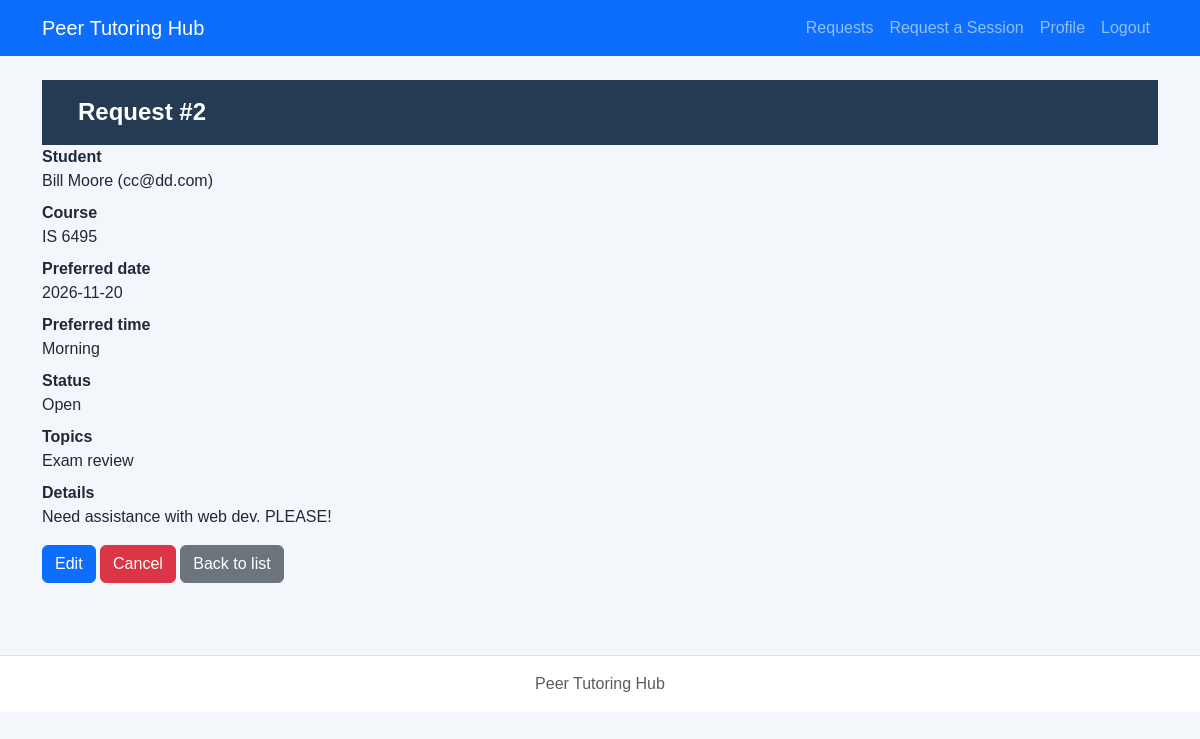
Page /lab7/php/request-details.php?request_id=2 (signed in) on the committed database.
### tables this page shows
CREATE TABLE users (
    user_id INTEGER PRIMARY KEY,
    full_name TEXT NOT NULL,
    email TEXT UNIQUE NOT NULL,
    password_hash TEXT NOT NULL,
    role TEXT NOT NULL CHECK(role IN ('Student', 'Tutor', 'Administrator')),
    status TEXT NOT NULL DEFAULT 'Active' CHECK(status IN ('Active', 'Inactive')),
    created_at TEXT NOT NULL DEFAULT CURRENT_TIMESTAMP
);

CREATE TABLE tutoring_requests (
    request_id INTEGER PRIMARY KEY,
    student_id INTEGER NOT NULL,
    course TEXT NOT NULL,
    topic TEXT NOT NULL,
    preferred_date TEXT NOT NULL,
    preferred_time TEXT NOT NULL,
    status TEXT NOT NULL DEFAULT 'Open' CHECK(status IN ('Open','Cancelled','Assigned','Completed')),
    created_at TEXT NOT NULL DEFAULT CURRENT_TIMESTAMP,
    FOREIGN KEY(student_id) REFERENCES students(student_id)
);

CREATE TABLE students (
    student_id INTEGER PRIMARY KEY,
    student_name TEXT NOT NULL,
    student_email TEXT NOT NULL UNIQUE,
    user_id INTEGER,
    FOREIGN KEY(user_id) REFERENCES users(user_id)
);

### lab7/includes/auth.php (called while the page is built, shortened)
<?php
function currentUserId(): ?int {
    return isset($_SESSION['user_id']) ? (int)$_SESSION['user_id'] : null;
}
function currentUser(PDO $pdo): ?array {
    $id = currentUserId();
    $stmt = $pdo->prepare('SELECT user_id, full_name, email, role, status FROM users WHERE user_id = ?');
    $stmt->execute([$id]);
    $user = $stmt->fetch();
    return $user;
}
function requireLogin(PDO $pdo): array {
    $user = currentUser($pdo);
    return $user;
}
if (!function_exists('escapeHtml')) {
    function escapeHtml(string $s): string {
        return htmlspecialchars($s, ENT_QUOTES | ENT_SUBSTITUTE, 'UTF-8');
    }
}

### lab7/repositories/requestPDO.php (called while the page is built, shortened)
<?php
function findRequest($pdo, $id, $ownerUserId = null) {
    $sql = 'SELECT r.*,s.student_name,s.student_email,s.user_id FROM tutoring_requests r JOIN students s ON r.student_id=s.student_id WHERE r.request_id=?';
    $args = [$id];
    if ($ownerUserId !== null) {
        $sql .= ' AND s.user_id = ?';
        $args[] = $ownerUserId;
    }
    $stmt=$pdo->prepare($sql);
    $stmt->execute($args);
    return $stmt->fetch();
}

### lab7/services/requestService.php (called while the page is built, shortened)
<?php
require_once dirname(__DIR__).'/repositories/requestPDO.php';
function decodeTopic($topic) {
    $v=json_decode($topic,true);
    return is_array($v)&&isset($v['reason'])&&is_array($v['topics']??null) ? $v : ['reason'=>$topic,'topics'=>[]];
}

### lab7/php/request-details.php (the view, shortened to what this page needs)
<?php
require_once __DIR__ . '/../config/db.php';
require_once __DIR__ . '/../includes/auth.php';
require_once __DIR__ . '/../services/requestService.php';
$pdo = openDatabase();
$user = requireLogin($pdo);
$id = filter_input(INPUT_GET, 'request_id', FILTER_VALIDATE_INT);
$ownerId = ($user['role'] === 'Student') ? (int)$user['user_id'] : null;
$r = findRequest($pdo, $id, $ownerId);
$topic = decodeTopic($r['topic']);
require __DIR__ . '/../includes/header.php';
require __DIR__ . '/../includes/nav.php';
?>
<main class="container py-4">
    <h1>Request #<?= (int)$id ?></h1>
    <dl>
        <dt>Student</dt><dd><?= escapeHtml($r['student_name']) ?> (<?= escapeHtml($r['student_email']) ?>)</dd>
        <dt>Course</dt><dd><?= escapeHtml($r['course']) ?></dd>
        <dt>Preferred date</dt><dd><?= escapeHtml($r['preferred_date']) ?></dd>
        <dt>Preferred time</dt><dd><?= escapeHtml($r['preferred_time']) ?></dd>
        <dt>Status</dt><dd><?= escapeHtml($r['status']) ?></dd>
        <dt>Topics</dt><dd><?= escapeHtml(implode(', ', $topic['topics'])) ?></dd>
        <dt>Details</dt><dd><?= escapeHtml($topic['reason']) ?></dd>
    </dl>
    <?php if ($r['status'] === 'Open' && ($user['role'] === 'Administrator' || (int)$r['user_id'] === (int)$user['user_id'])): ?>
        <a href="edit-request.php?request_id=<?= (int)$id ?>" class="btn btn-primary">Edit</a>
        <a href="delete-request.php?request_id=<?= (int)$id ?>" class="btn btn-danger">Cancel</a>
    <?php endif; ?>
    <a href="requests.php" class="btn btn-secondary">Back to list</a>
</main>
<?php require __DIR__ . '/../includes/footer.php'; ?>

### lab7/css/styles.css (style rules this page uses)
* { box-sizing: border-box; }
body { margin: 0; min-height: 100vh; font-family: Arial, Helvetica, sans-serif; color: #1f2937; background-color: #f3f6fa; }
.btn-danger { background-color: #dc3545; border-color: #dc3545; }
h1 { margin: 0; padding: 18px 36px; color: #ffffff; font-size: 24px; font-weight: 700; background-color: #243b53; }

### rows in the picture
users: user_id "2"
tutoring_requests: student.student_name "Bill Moore", student.student_email "cc@dd.com", course "IS 6495", preferred_date "2026-11-20", preferred_time "Morning", status "Open", topic "Exam review", topic "Need assistance with web dev. PLEASE!"
